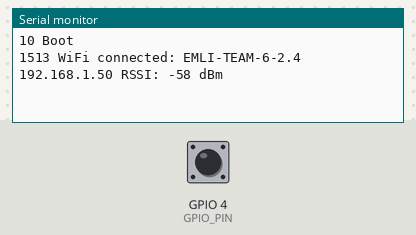
Simulated run of this sketch. Board: ESP8266 (NodeMCU). On the bench: the last lines printed to the serial monitor. The test bench sets the inputs (shaded band); at power-on: GPIO 4 (GPIO_PIN) HIGH. WiFi joins after 1.5 s; servers stay silent unless stated; no MQTT or app messages arrive unless stated.

Above: at 2.7 s.
2.8 s: GPIO 4 (GPIO_PIN) pulled LOW for 0.15 s
At 4.1 s:
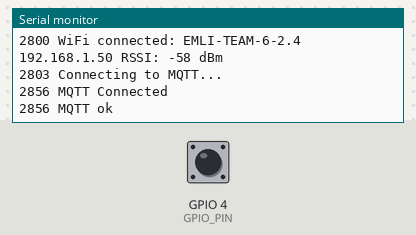
4.4 s: GPIO 4 (GPIO_PIN) pulled LOW for 1 s
At 4.8 s:
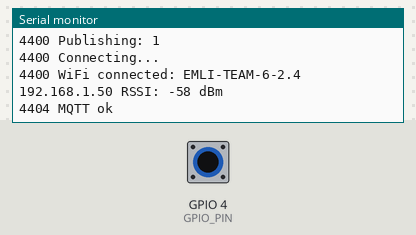
6.9 s: GPIO 4 (GPIO_PIN) pulled LOW for 0.15 s
At 7.9 s:
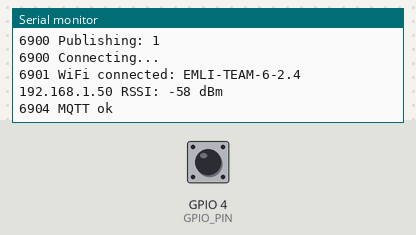
Timing chart, 0 to 9.9 s (numbered marks = the images above; inputs shaded):
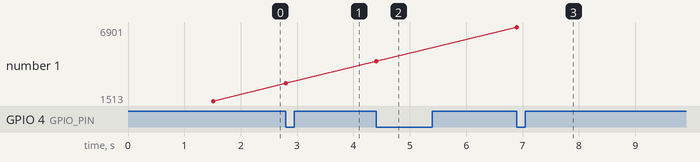

The sketch:

mqtt-motion.ino
```cpp
// Embedded Linux (EMLI)
// University of Southern Denmark

// 2022-03-24, Kjeld Jensen, First version

// Configuration
#define WIFI_SSID       "EMLI-TEAM-6-2.4"
#define WIFI_PASSWORD    "letmein6"

#define MQTT_SERVER      "192.168.10.1"
#define MQTT_SERVERPORT  1883
#define MQTT_USERNAME    "g6"
#define MQTT_KEY         "letmein"
#define MQTT_TOPIC       "/animal"

// wifi
#include <ESP8266WiFiMulti.h>
#include <ESP8266HTTPClient.h>
ESP8266WiFiMulti WiFiMulti;
const uint32_t conn_tout_ms = 5000;

// counter
#define GPIO_PIN 4

// mqtt
#include "Adafruit_MQTT.h"
#include "Adafruit_MQTT_Client.h"
WiFiClient wifi_client;
Adafruit_MQTT_Client mqtt(&wifi_client, MQTT_SERVER, MQTT_SERVERPORT, MQTT_USERNAME, MQTT_KEY);
Adafruit_MQTT_Publish count_mqtt_publish = Adafruit_MQTT_Publish(&mqtt, MQTT_USERNAME MQTT_TOPIC);


void debug(const char *s)
{
  Serial.print (millis());
  Serial.print (" ");
  Serial.println(s);
}

void mqtt_connect()
{
  int8_t ret;

  // Stop if already connected.
  if (! mqtt.connected())
  {
    debug("Connecting to MQTT... ");
    while ((ret = mqtt.connect()) != 0)
    { // connect will return 0 for connected
         Serial.println(mqtt.connectErrorString(ret));
         debug("Retrying MQTT connection in 5 seconds...");
         mqtt.disconnect();
         delay(5000);  // wait 5 seconds
    }
    debug("MQTT Connected");
  }
}

void print_wifi_status()
{
  Serial.print (millis());
  Serial.print(" WiFi connected: ");
  Serial.print(WiFi.SSID());
  Serial.print(" ");
  Serial.print(WiFi.localIP());
  Serial.print(" RSSI: ");
  Serial.print(WiFi.RSSI());
  Serial.println(" dBm");
}

void setup()
{
  pinMode(GPIO_PIN, INPUT_PULLUP);

  // serial
  Serial.begin(115200);
  delay(10);
  debug("Boot");

  // wifi
  WiFi.persistent(false);
  WiFi.mode(WIFI_STA);
  WiFiMulti.addAP(WIFI_SSID, WIFI_PASSWORD);
  if(WiFiMulti.run(conn_tout_ms) == WL_CONNECTED)
  {
    print_wifi_status();
  }
  else
  {
    debug("Unable to connect");
  }
}

void publish_data()
{
  char payload[10];
  sprintf (payload, "%ld", 1);
  Serial.print(millis());
  Serial.print(" Publishing: ");
  Serial.println(payload);

  Serial.print(millis());
  Serial.println(" Connecting...");
  if((WiFiMulti.run(conn_tout_ms) == WL_CONNECTED))
  {
    print_wifi_status();

    mqtt_connect();
    if (! count_mqtt_publish.publish(payload))
    {
      debug("MQTT failed");
    }
    else
    {
      debug("MQTT ok");
    }
  }
}


int previousButtonState = 0;
unsigned long lastChange = 0;
void loop()
{
  if (millis() - lastChange >= 100) {
    int currentState = digitalRead(GPIO_PIN);
    if (currentState != previousButtonState) {
      if (currentState == 0) {
        publish_data();
      }
      lastChange = millis();
      previousButtonState = currentState;
    }
  }
}
```

Measured:
- after the input at 2.8 s, the serial monitor: prints a new line at once (image 1)
- after the input at 4.4 s, the serial monitor: prints a new line at once (image 2)
- after the input at 6.9 s, the serial monitor: prints a new line at once (image 3)
- plotted number 1: 1513 → 2800 after the input at 2.8 s, 2800 → 4400 after the input at 4.4 s, 4400 → 6901 after the input at 6.9 s
